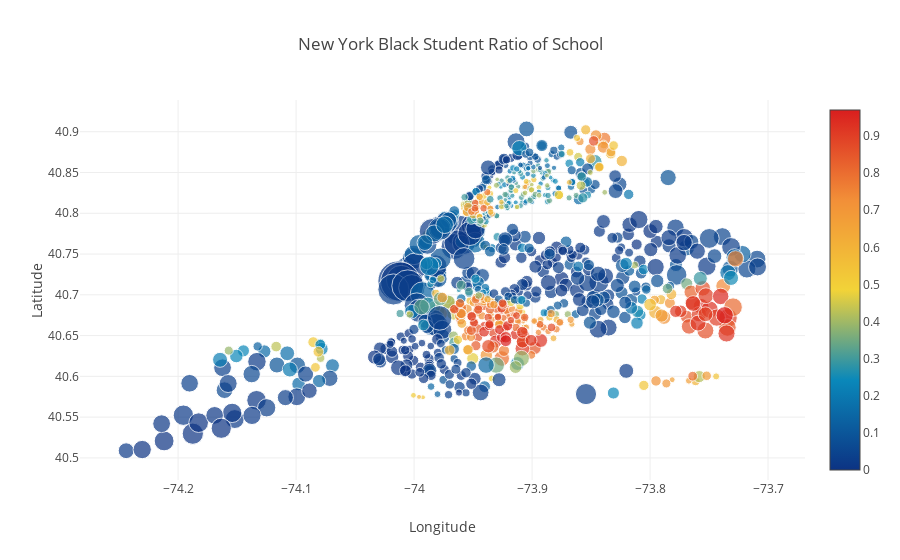

The notebook cell this image was saved under:
### Code cell
data_black = [
    {
        'x': df['Longitude'],
        'y': df['Latitude'],
        'text': df['School Name'],
        'mode': 'markers',
        'marker': {
            'color': df['Percent Black'],
            'size': df['School Income Estimate']/4500,
            'showscale': True,
            'colorscale': 'Portland'
        }
    }
]

layout = go.Layout( title='New York Black Student Ratio of School',
                  xaxis=dict(title='Longitude'),
                  yaxis=dict(title='Latitude'))
fig = go.Figure(data=data_black, layout=layout)
iplot(fig, filename='scatter_hover_labels_black_ratio')

### Figure 1 — Plotly figure (JSON) as saved in the notebook; plotly's stock layout.template omitted (floating-point values rounded to 4 significant figures; data arrays with more than 128 entries replaced by an {"elided": "..."} marker saying what was removed)
{"data": [{"marker": {"color": {"elided": "1272 float values"}, "colorscale": "Portland", "showscale": true, "size": {"elided": "1272 float values"}}, "mode": "markers", "text": {"elided": "1272 str values"}, "type": "scatter", "uid": "9c42b6b0-95b8-11e8-a4d0-ba30cb1f1e85", "x": {"elided": "1272 float values"}, "y": {"elided": "1272 float values"}}], "layout": {"title": "New York Black Student Ratio of School", "xaxis": {"title": "Longitude"}, "yaxis": {"title": "Latitude"}}}
